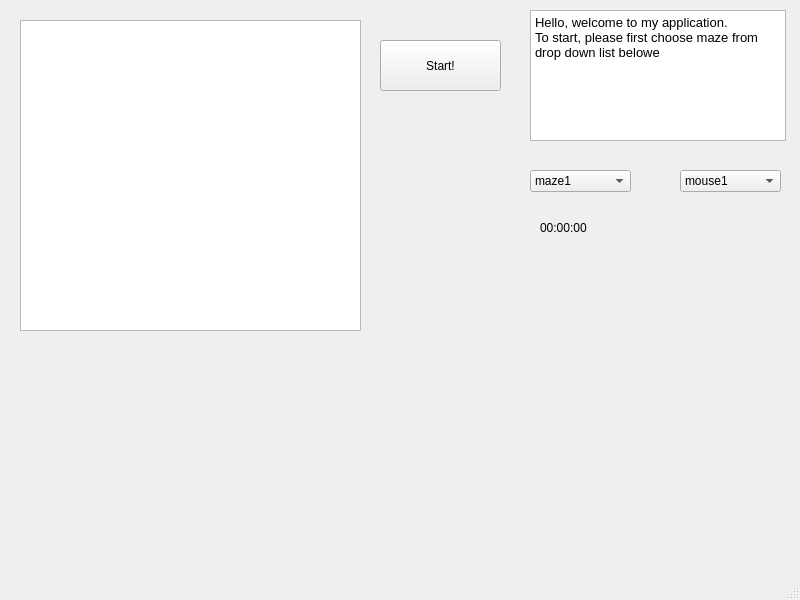
<?xml version="1.0" encoding="UTF-8"?>
<ui version="4.0">
 <class>MainWindow</class>
 <widget class="QMainWindow" name="MainWindow">
  <property name="geometry">
   <rect>
    <x>0</x>
    <y>0</y>
    <width>800</width>
    <height>600</height>
   </rect>
  </property>
  <property name="windowTitle">
   <string>MainWindow</string>
  </property>
  <widget class="QWidget" name="centralwidget">
   <widget class="QTextBrowser" name="instructions">
    <property name="geometry">
     <rect>
      <x>530</x>
      <y>10</y>
      <width>256</width>
      <height>131</height>
     </rect>
    </property>
    <property name="html">
     <string>&lt;!DOCTYPE HTML PUBLIC &quot;-//W3C//DTD HTML 4.0//EN&quot; &quot;http://www.w3.org/TR/REC-html40/strict.dtd&quot;&gt;
&lt;html&gt;&lt;head&gt;&lt;meta name=&quot;qrichtext&quot; content=&quot;1&quot; /&gt;&lt;style type=&quot;text/css&quot;&gt;
p, li { white-space: pre-wrap; }
&lt;/style&gt;&lt;/head&gt;&lt;body style=&quot; font-family:'MS Shell Dlg 2'; font-size:9.75pt; font-weight:400; font-style:normal;&quot;&gt;
&lt;p style=&quot; margin-top:0px; margin-bottom:0px; margin-left:0px; margin-right:0px; -qt-block-indent:0; text-indent:0px;&quot;&gt;Hello, welcome to my application.&lt;/p&gt;
&lt;p style=&quot; margin-top:0px; margin-bottom:0px; margin-left:0px; margin-right:0px; -qt-block-indent:0; text-indent:0px;&quot;&gt;To start, please first choose maze from drop down list belowe&lt;/p&gt;&lt;/body&gt;&lt;/html&gt;</string>
    </property>
   </widget>
   <widget class="QComboBox" name="maze_choosing">
    <property name="geometry">
     <rect>
      <x>530</x>
      <y>170</y>
      <width>101</width>
      <height>22</height>
     </rect>
    </property>
    <item>
     <property name="text">
      <string>maze1</string>
     </property>
    </item>
    <item>
     <property name="text">
      <string>maze2</string>
     </property>
    </item>
    <item>
     <property name="text">
      <string>maze3</string>
     </property>
    </item>
   </widget>
   <widget class="QComboBox" name="mouse_choosing">
    <property name="geometry">
     <rect>
      <x>680</x>
      <y>170</y>
      <width>101</width>
      <height>22</height>
     </rect>
    </property>
    <item>
     <property name="text">
      <string>mouse1</string>
     </property>
    </item>
    <item>
     <property name="text">
      <string>mouse2</string>
     </property>
    </item>
    <item>
     <property name="text">
      <string>mouse3</string>
     </property>
    </item>
   </widget>
   <widget class="QPushButton" name="start_pushButton">
    <property name="geometry">
     <rect>
      <x>380</x>
      <y>40</y>
      <width>121</width>
      <height>51</height>
     </rect>
    </property>
    <property name="text">
     <string>Start!</string>
    </property>
   </widget>
   <widget class="QLabel" name="stopwatch">
    <property name="geometry">
     <rect>
      <x>540</x>
      <y>220</y>
      <width>201</width>
      <height>16</height>
     </rect>
    </property>
    <property name="text">
     <string>00:00:00</string>
    </property>
   </widget>
   <widget class="QGraphicsView" name="graphicsView">
    <property name="geometry">
     <rect>
      <x>20</x>
      <y>20</y>
      <width>341</width>
      <height>311</height>
     </rect>
    </property>
   </widget>
  </widget>
  <widget class="QMenuBar" name="menubar">
   <property name="geometry">
    <rect>
     <x>0</x>
     <y>0</y>
     <width>800</width>
     <height>26</height>
    </rect>
   </property>
  </widget>
  <widget class="QStatusBar" name="statusbar"/>
 </widget>
 <resources/>
 <connections/>
</ui>
